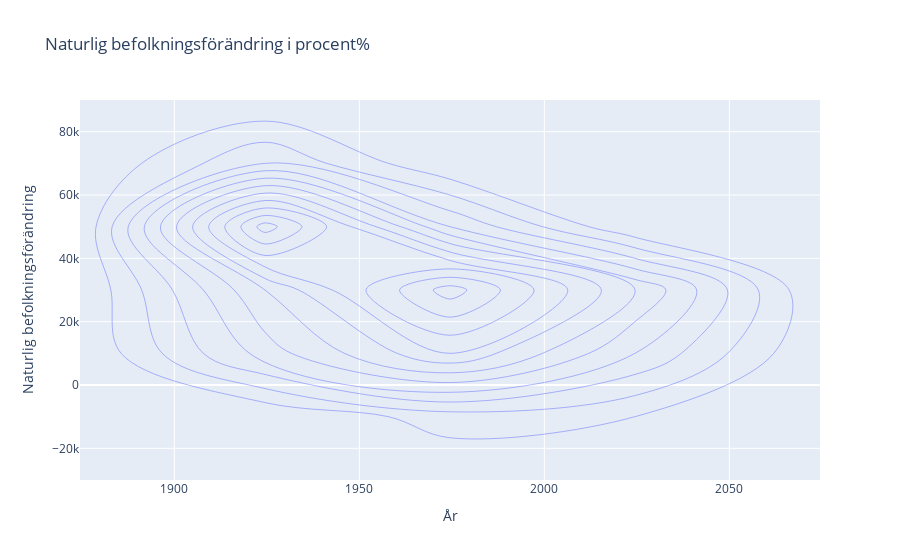

Notebook cell for this chart:
### Code cell
fig = px.density_contour(
    df,
    x="År",
    y="Naturlig befolkningsförändring",
    labels={"year": "Year", "pop": "Population"},
    title="Naturlig befolkningsförändring i procent%"
)  # behöver inte skriva 'data=' här som man behöver med seaborn
fig.show()
